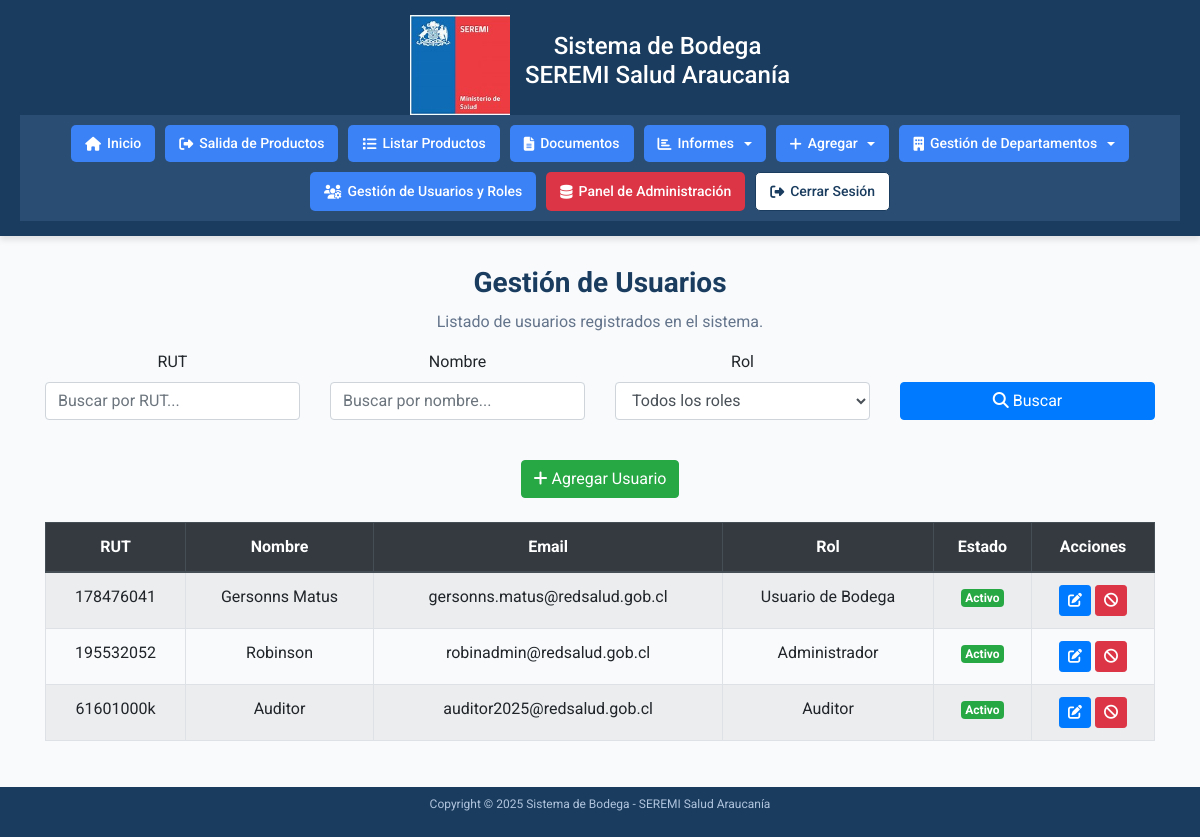
The app's page /accounts/listar-usuarios/ (signed in) with its own data.
### accounts/models.py (models this page shows, shortened)
class CustomUser(AbstractUser):
    rut = models.CharField(
        max_length=12,
        unique=True,
        validators=[validate_rut],
        help_text="RUT sin puntos ni guiones (ej. 12345678K)"
    )
    nombre = models.CharField(max_length=100, verbose_name="Nombre completo")
    class Meta:
        verbose_name = "Usuario"
        verbose_name_plural = "Usuarios"
        permissions = [
            ("can_access_admin", "Acceso al panel de administración"),
            ("can_manage_users", "Gestión de usuarios"),
            ("can_manage_departments", "Gestión de departamentos"),
            ("can_edit", "Edición de registros"),
        ]

### accounts/views.py (the view)
# urls.py: path('listar-usuarios/', views.listar_usuarios, name='listar-usuarios'),  # Listar todos los usuarios
@login_required
@permission_required('accounts.can_access_admin', raise_exception=True)
@permission_required('accounts.can_manage_users', raise_exception=True)
def listar_usuarios(request):
    limpiar_sesion_productos_salida(request)
    usuarios = CustomUser.objects.all().order_by('rut')
    form = SearchUserForm(request.GET or None)
    query_rut = request.GET.get('rut', '')
    query_nombre = request.GET.get('nombre', '')
    query_rol = request.GET.get('rol', '')
    if request.GET:
        if form.is_valid():
            print(f"Formulario válido: True")
            print(f"Datos limpiados: {form.cleaned_data}")
            query_rut = form.cleaned_data['rut']
            query_nombre = form.cleaned_data['nombre']
            query_rol = form.cleaned_data['rol']
            if query_rut:
                usuarios = usuarios.filter(rut__icontains=query_rut)
            if query_nombre:
                usuarios = usuarios.filter(nombre__icontains=query_nombre)
            if query_rol:
                print(f"Filtrando por rol: {query_rol}")
                usuarios = usuarios.filter(groups__name=query_rol)
        else:
            print(f"Formulario válido: False")
            print(f"Errores del formulario: {form.errors.as_json()}")
    else:
        query_rut = ''
        query_nombre = ''
        query_rol = ''
    page_obj = paginar_resultados(request, usuarios)
    context = {
        'page_obj': page_obj,
        'form': form,
        'query_rut': query_rut,
        'query_nombre': query_nombre,
        'query_rol': query_rol,
    }
    return render(request, 'accounts/listar_usuarios.html', context)

### accounts/forms.py (shortened to what this page needs)
class SearchUserForm(forms.Form):
    rut = forms.CharField(
        label='RUT',
        max_length=12,
        required=False,
        widget=forms.TextInput(attrs={'placeholder': 'Buscar por RUT...', 'class': 'form-control'}),
    )
    nombre = forms.CharField(
        label='Nombre',
        max_length=100,
        required=False,
        widget=forms.TextInput(attrs={'placeholder': 'Buscar por nombre...', 'class': 'form-control'}),
    )
    rol = forms.ModelChoiceField(
        queryset=Group.objects.all(),
        label='Rol',
        required=False,
        empty_label='Todos los roles',
        widget=forms.Select(attrs={'class': 'form-control', 'id': 'id_rol'}),
    )

### accounts/auth_backend.py (called while the page is built)
    def get_user(self, user_id):
        UserModel = get_user_model()
        try:
            return UserModel.objects.get(pk=user_id)
        except UserModel.DoesNotExist:
            return None

### accounts/views.py (called while the page is built)
def limpiar_sesion_productos_salida(request):
    if 'productos_salida' in request.session:
        del request.session['productos_salida']

def paginar_resultados(request, objetos, items_por_pagina=20):
    paginator = Paginator(objetos, items_por_pagina)
    page = request.GET.get('page')
    try:
        page_obj = paginator.page(page)
    except PageNotAnInteger:
        page_obj = paginator.page(1)
    except EmptyPage:
        page_obj = paginator.page(paginator.num_pages)
    return page_obj

### accounts/templates/accounts/listar_usuarios.html (shortened to what this page needs)
{% extends "accounts/home.html" %}
{% load static %}
{% block content %}
<div class="container">
    <h2>Gestión de Usuarios</h2>
    <p>Listado de usuarios registrados en el sistema.</p>
    <form method="get" class="mb-4" id="search-form">
        <div class="row">
            <div class="col-md-3 mb-3">
                <label for="id_rut" class="form-label">RUT</label>
                {{ form.rut }}
            </div>
            <div class="col-md-3 mb-3">
                <label for="id_nombre" class="form-label">Nombre</label>
                {{ form.nombre }}
            </div>
            <div class="col-md-3 mb-3">
                <label for="id_rol" class="form-label">Rol</label>
                {{ form.rol }}
            </div>
            <div class="col-md-3 mb-3 d-flex align-items-end">
                <button type="submit" class="btn btn-primary btn-block"><i class="fas fa-search"></i> Buscar</button>
            </div>
        </div>
    </form>
    <div class="mb-4">
        <a href="{% url 'agregar-usuario' %}" class="btn btn-success"><i class="fas fa-plus"></i> Agregar Usuario</a>
    </div>
    <div class="table-responsive">
        <table class="table table-bordered table-striped">
            <thead class="thead-dark">
                <tr>
                    <th>RUT</th>
                    <th>Nombre</th>
                    <th>Email</th>
                    <th>Rol</th>
                    <th>Estado</th>
                    <th>Acciones</th>
                </tr>
            </thead>
            <tbody>
                {% for usuario in page_obj %}
                    <tr>
                        <td>{{ usuario.rut }}</td>
                        <td>{{ usuario.nombre }}</td>
                        <td>{{ usuario.email|default:"-" }}</td>
                        <td>
                            {% for group in usuario.groups.all %}
                                {{ group.name }}{% if not forloop.last %}, {% endif %}
                            {% empty %}
                                Sin rol asignado
                            {% endfor %}
                        </td>
                        <td>
                            {% if usuario.is_active %}
                                <span class="badge badge-success">Activo</span>
                            {% else %}
                                <span class="badge badge-danger">Inactivo</span>
                            {% endif %}
                        </td>
                        <td>
                            <a href="{% url 'editar-usuario' usuario.rut %}" class="btn btn-sm btn-primary" title="Editar"><i class="fas fa-edit"></i></a>
                            <a href="{% url 'deshabilitar-usuario' usuario.rut %}" class="btn btn-sm btn-{% if usuario.is_active %}danger{% else %}success{% endif %}" title="{% if usuario.is_active %}Deshabilitar{% else %}Habilitar{% endif %}">
                                <i class="fas {% if usuario.is_active %}fa-ban{% else %}fa-check{% endif %}"></i>
                            </a>
                        </td>
                    </tr>
                {% empty %}
                    <tr>
                        <td colspan="6" class="text-center">No se encontraron usuarios.</td>
                    </tr>
                {% endfor %}
            </tbody>
        </table>
    </div>
</div>
{% endblock %}

### accounts/templates/accounts/home.html (style rules this page uses)
* { margin: 0; padding: 0; box-sizing: border-box; font-family: 'Roboto', Arial, sans-serif; }
body { background-color: #f8fafc; display: flex; flex-direction: column; min-height: 100vh; }
main .container { width: 100%; padding: 0 15px; box-sizing: border-box; }
main h2 { color: #1a3c5e; font-size: 28px; font-weight: 700; margin-bottom: 10px; }
main p { color: #64748b; font-size: 16px; }

### records on screen
CustomUser: rut "178476041", nombre "Gersonns Matus", email "gersonns.matus@redsalud.gob.cl", is_active "Activo"
CustomUser: rut "195532052", nombre "Robinson", email "robinadmin@redsalud.gob.cl", is_active "Activo"
CustomUser: rut "61601000k", nombre "Auditor", email "auditor2025@redsalud.gob.cl", is_active "Activo"

### other values on screen
{{ group.name }} "Usuario de Bodega"
{{ group.name }} "Administrador"
{{ group.name }} "Auditor"
